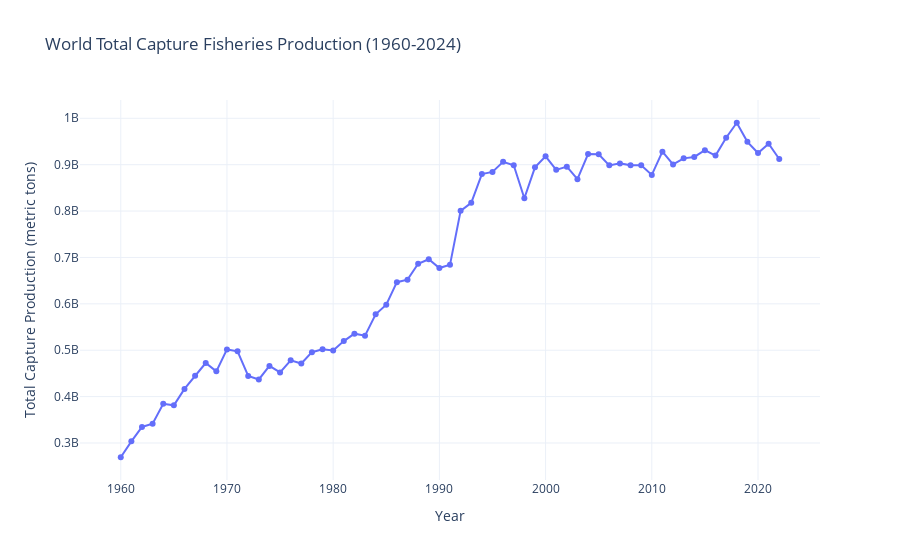

The code cell stored with this chart in its notebook:
### Code cell
import pandas as pd
import plotly.express as px

# Read the CSV file with proper parameters
df = pd.read_csv('../data/capture_fisheries.csv', skiprows=4)  # Skip the header rows
df = df.dropna(how='all')  # Drop empty rows

# Melt the DataFrame to transform years into rows
years = [str(year) for year in range(1960, 2025)]
df_melted = df.melt(
    id_vars=["Country Name", "Country Code", "Indicator Name", "Indicator Code"],
    value_vars=years,
    var_name="Year",
    value_name="Capture Production (metric tons)"
)

# Convert to numeric and clean data
df_melted['Year'] = pd.to_numeric(df_melted['Year'])
df_melted['Capture Production (metric tons)'] = pd.to_numeric(
    df_melted['Capture Production (metric tons)'], errors='coerce'
)
df_melted = df_melted.dropna(subset=['Capture Production (metric tons)'])

# Calculate world totals by year
world_totals = df_melted.groupby('Year')['Capture Production (metric tons)'].sum().reset_index()

# Create the visualization
fig = px.line(
    world_totals,
    x='Year',
    y='Capture Production (metric tons)',
    title='World Total Capture Fisheries Production (1960-2024)',
    labels={'Capture Production (metric tons)': 'Total Capture (metric tons)'},
    markers=True
)

# Customize the layout
fig.update_layout(
    xaxis_title='Year',
    yaxis_title='Total Capture Production (metric tons)',
    hovermode='x unified',
    showlegend=False,
    template='plotly_white'
)

fig.update_traces(
    hovertemplate='<b>Year:</b> %{x}<br><b>Total Capture:</b> %{y:,} metric tons'
)

fig.show()

### Figure 1 — Plotly figure (JSON) as saved in the notebook; plotly's stock layout.template omitted (floating-point values rounded to 4 significant figures)
{"data": [{"hovertemplate": "<b>Year:</b> %{x}<br><b>Total Capture:</b> %{y:,} metric tons", "legendgroup": "", "line": {"color": "#636efa", "dash": "solid"}, "marker": {"symbol": "circle"}, "mode": "lines+markers", "name": "", "orientation": "v", "showlegend": false, "type": "scatter", "x": [1960, 1961, 1962, 1963, 1964, 1965, 1966, 1967, 1968, 1969, 1970, 1971, 1972, 1973, 1974, 1975, 1976, 1977, 1978, 1979, 1980, 1981, 1982, 1983, 1984, 1985, 1986, 1987, 1988, 1989, 1990, 1991, 1992, 1993, 1994, 1995, 1996, 1997, 1998, 1999, 2000, 2001, 2002, 2003, 2004, 2005, 2006, 2007, 2008, 2009, 2010, 2011, 2012, 2013, 2014, 2015, 2016, 2017, 2018, 2019, 2020, 2021, 2022], "xaxis": "x", "y": [269300000.0, 303600000.0, 334500000.0, 341500000.0, 384500000.0, 381200000.0, 416500000.0, 444900000.0, 472400000.0, 454500000.0, 501700000.0, 497700000.0, 444600000.0, 437000000.0, 466200000.0, 452200000.0, 478200000.0, 471300000.0, 495800000.0, 501900000.0, 499400000.0, 519600000.0, 535700000.0, 531400000.0, 577500000.0, 598300000.0, 646700000.0, 652100000.0, 686300000.0, 696200000.0, 677100000.0, 684100000.0, 800500000.0, 817700000.0, 879800000.0, 884400000.0, 906100000.0, 898700000.0, 827600000.0, 894200000.0, 918100000.0, 888800000.0, 895700000.0, 868700000.0, 922900000.0, 922300000.0, 898500000.0, 902800000.0, 898900000.0, 898800000.0, 877900000.0, 928100000.0, 900500000.0, 913600000.0, 916700000.0, 931300000.0, 919500000.0, 958100000.0, 990400000.0, 949300000.0, 925100000.0, 945000000.0, 912200000.0], "yaxis": "y"}], "layout": {"hovermode": "x unified", "legend": {"tracegroupgap": 0}, "showlegend": false, "title": {"text": "World Total Capture Fisheries Production (1960-2024)"}, "xaxis": {"anchor": "y", "domain": [0.0, 1.0], "title": {"text": "Year"}}, "yaxis": {"anchor": "x", "domain": [0.0, 1.0], "title": {"text": "Total Capture Production (metric tons)"}}}}
